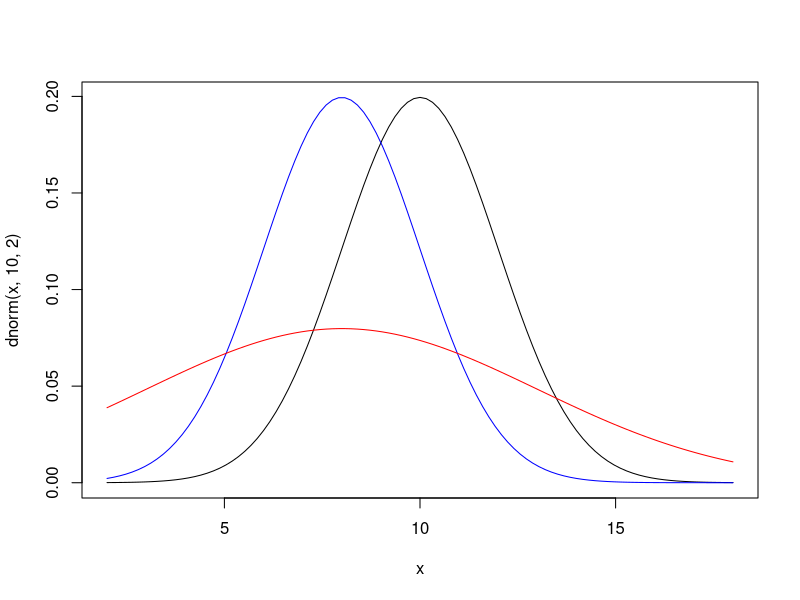
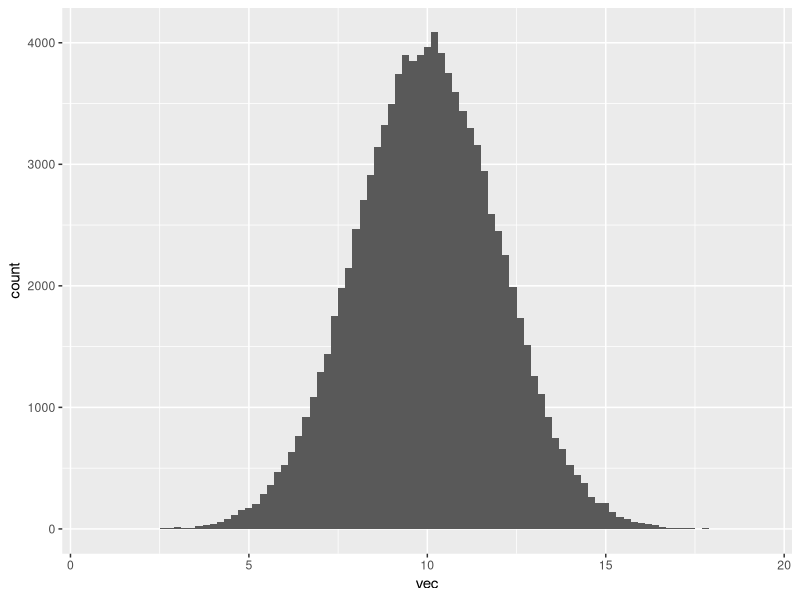
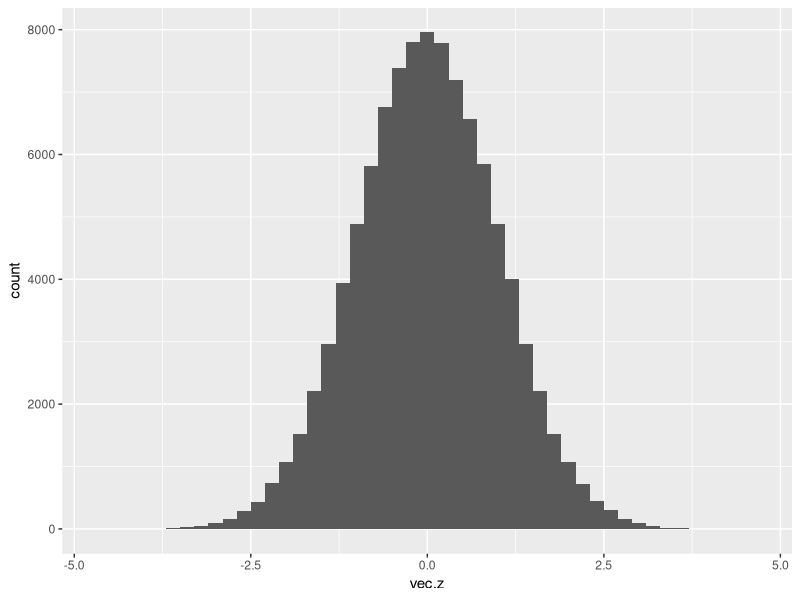
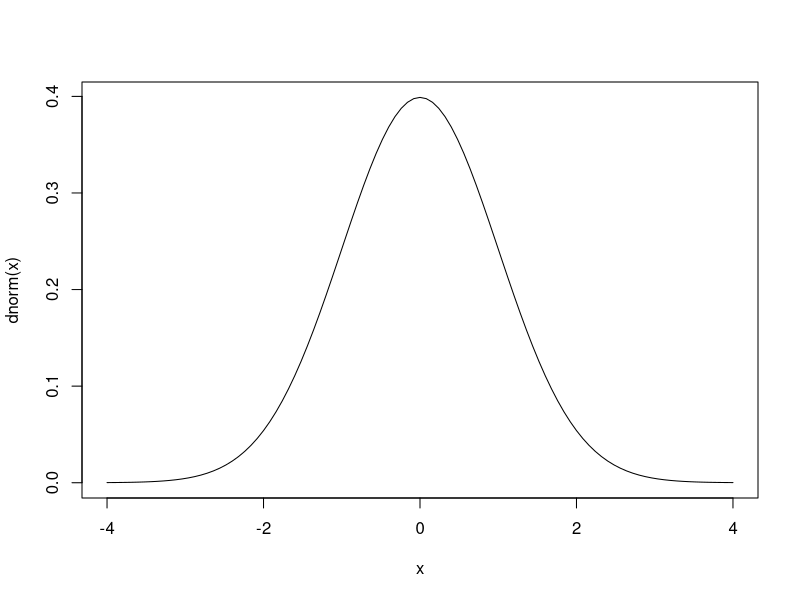
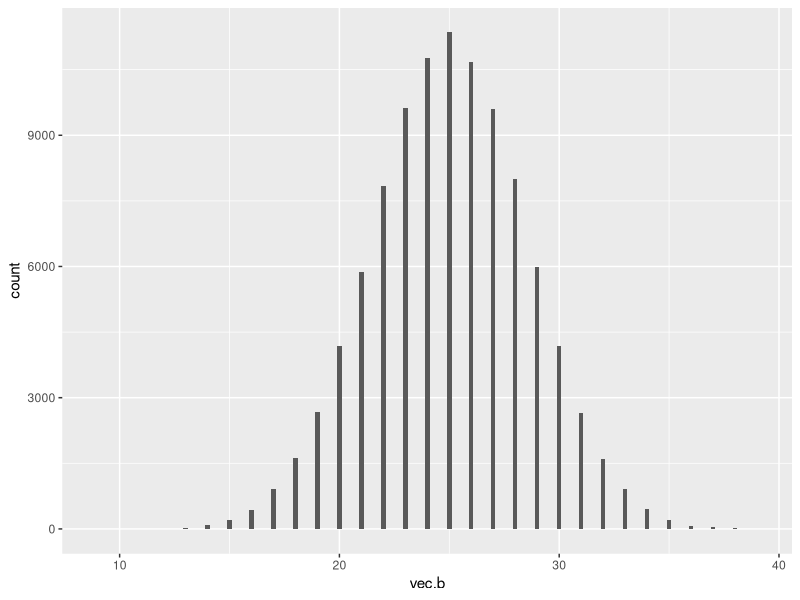

These figures' R source, in order:
# X ~ Normal(10, 4), that is EX=10, Var X  = 4, SD X = 2
# F(8) = P(X <= 8)
pnorm(q = 8, mean = 10, sd = 2)
pnorm(8, 10, 2)
# The function pnorm represent the CDF


curve(dnorm(x, 10, 2), from = 2, to = 18)
curve(dnorm(x, 8, 2), add = T, col="blue")
curve(dnorm(x, 8, 5), add = T, col="red")

# The dnorm represents
# the value of the PDF (the location of the y-axis value)
# f(8) is given by
dnorm(8, 10, 2)

# When you are finding areas, always use pnorm
# P(4 < X <= 8) = P(X<=8) - P(X<= 4) = F(8) - F(4)
pnorm(8, 10, 2) - pnorm(4, 10, 2)

# P(X >= 3) = 1 - P(X<3) = 1 - P(X <= 3) 1- F(3)
1 - pnorm(3, 10, 2)





# P(6 < X < 8)

## Random generation

vec = rnorm(10^5, 10, 2)
vec
df1 = data.frame(vec)
library(ggplot2)
ggplot(data = df1, mapping = aes(x = vec) )+geom_histogram(binwidth = 0.2)

# Back to X~Normal(10, 4)
pnorm(8, 10 ,2) # The theoretical probability
# logical operators
mean(vec <= 8) # An estimated probability (the proportion in the sample)



# Standardized values
vec.z = (vec - 10)/2
ggplot()+geom_histogram(mapping = aes(x = vec.z), binwidth = 0.2)

# Standard Normal
# Z ~ Normal(0,1)
curve(dnorm(x), from = -4, to = 4)

# P(-1 < Z < 1)
pnorm(1) - pnorm(-1)
# P(-2 < Z < 2)
pnorm(2) - pnorm(-2)
pnorm(3) - pnorm(-3)

# P(Z > 3) = 1 - P(Z <= 3) = 1 - F(3)
1 - pnorm(3)



## Random generation for binomial
# B-day party example
# Y ~ binomial(50, 0.8)
vec.b = rbinom(10^5, 50, 0.5)
df2 = data.frame(vec.b)
ggplot(data = df2, mapping = aes(x = vec.b) )+geom_histogram(binwidth = 0.2)


